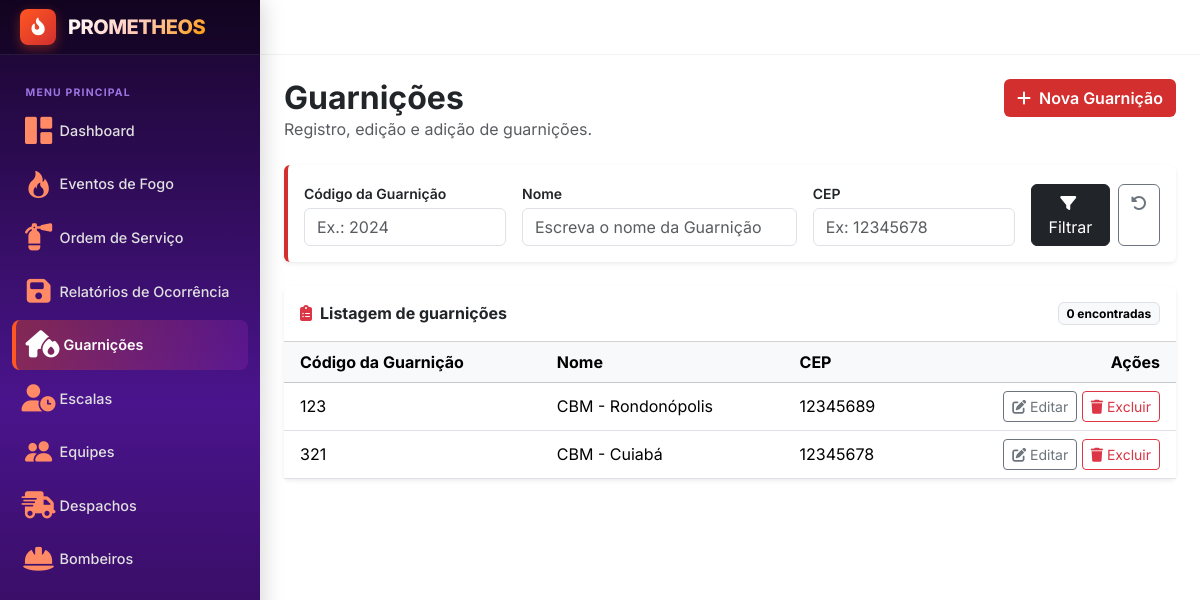
The page /guarnicoes on the database as committed earlier.
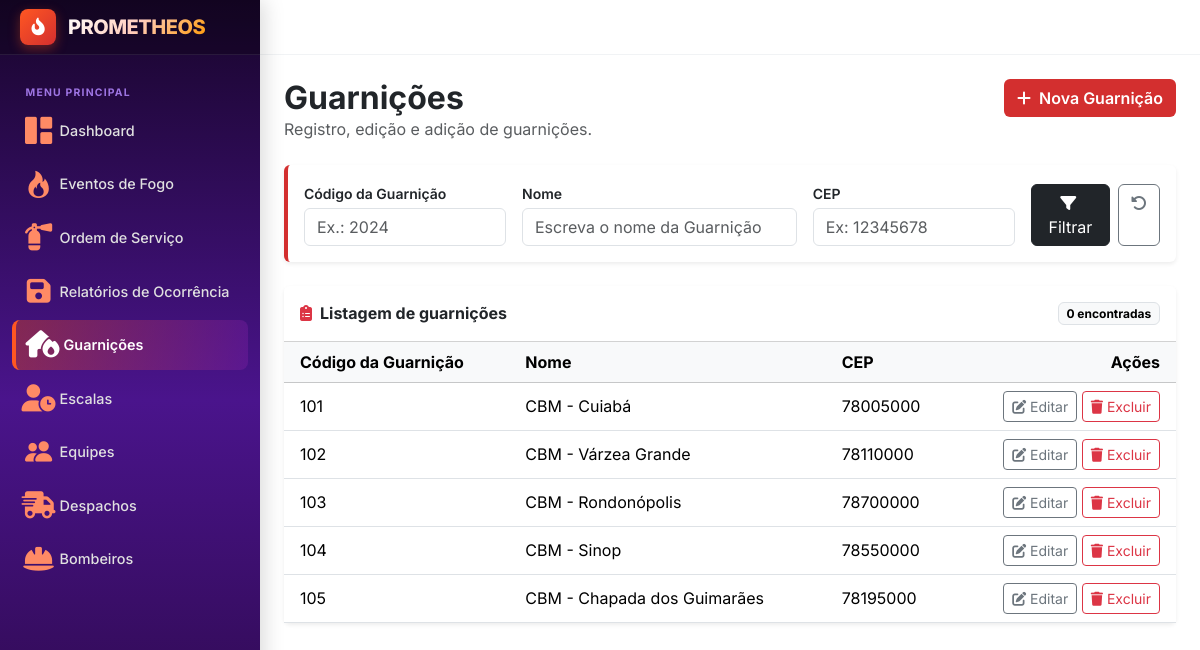
The same page on the database as committed later.
### gestao/models.py (models this page shows, shortened)
class Guarnicao(models.Model):
    num_regex = RegexValidator(
        regex=r'^\d+$',
        message='Digite o CEP',
        code='invalid_digits'
    )
    id = models.IntegerField(primary_key=True)
    codigo = models.IntegerField()
    nome = models.CharField(max_length=50)
    cep = models.CharField(max_length=8, validators=[num_regex])

### gestao/views.py (the view)
# urls.py: path('guarnicoes', views.guarnicao, name='guarnicao'),
def guarnicao(request):
    guarnicoes = Guarnicao.objects.all().order_by("codigo")
    filtros = {
        "codigo" : request.GET.get("codigo", ""),
        "nome" : request.GET.get("nome", ""),
        "cep" : request.GET.get("cep", "")
    }
    if filtros["codigo"]:
        guarnicoes = guarnicoes.filter(codigo=filtros["codigo"])
    if filtros["nome"]:
        guarnicoes = guarnicoes.filter(nome__icontains=filtros["nome"])
    if filtros["cep"]:
        guarnicoes = guarnicoes.filter(cep=filtros["cep"])
    contexto = {
        "guarnicoes" : guarnicoes,
        "filtros" : filtros
    }
    return render(request, 'gestao/guarnicoes.html', contexto)

### templates/gestao/guarnicoes.html (shortened to what this page needs)
{% extends "layout.html" %}
{% block content %}
<div class="d-flex flex-wrap align-items-start justify-content-between gap-3 mb-4">
    <div>
        <h1 class="h2 fw-bold mb-0">Guarnições</h1>
        <p class="text-muted mb-0">Registro, edição e adição de guarnições.</p>
    </div>
    <a href="{% url 'adicionaGuarnicao' %}" class="btn text-white fw-semibold" style="background-color: #D32F2F;">
        <i class="fa-solid fa-plus me-1"></i> Nova Guarnição
    </a>
</div>
<div class="card border-0 shadow-sm mb-4" style="border-left: 4px solid #D32F2F !important;">
    <div class="card-body p-3">
        <form method="get" class="row g-3 align-items-end">
            <div class="col-12 col-md-3">
                <label for="filtro-codigo" class="form-label small fw-semibold mb-1">Código da Guarnição</label>
                <input type="text" class="form-control" id="filtro-codigo" name="codigo"
                       placeholder="Ex.: 2024" value="{{ filtros.codigo }}">
            </div>
            <div class="col-12 col-md-4">
                <label for="filtro-descricao" class="form-label small fw-semibold mb-1">Nome</label>
                <input type="text" class="form-control" id="filtro-nome" name="nome"
                       placeholder="Escreva o nome da Guarnição" value="{{ filtros.nome }}">
            </div>
            <div class="col-12 col-md-3">
                <label for="filtro-cep" class="form-label small fw-semibold mb-1">CEP</label>
                <input type="text" class="form-control" id="filtro-cep" name="cep"
                        placeholder="Ex: 12345678" value="{{ filtros.cep }}">
            </div>
            <div class="col-12 col-md-2 d-flex gap-2">
                <button type="submit" class="btn btn-dark w-100">
                    <i class="fa-solid fa-filter me-1"></i> Filtrar
                </button>
                <a href="{% url 'guarnicao' %}" class="btn btn-outline-secondary" title="Limpar filtros" aria-label="Limpar filtros">
                    <i class="fa-solid fa-rotate-left"></i>
                </a>
            </div>
        </form>
    </div>
</div>
<div class="card border-0 shadow-sm">
    <div class="card-header bg-white d-flex align-items-center justify-content-between py-3">
        <h2 class="h6 fw-bold mb-0">
            <i class="fa-solid fa-clipboard-list text-danger me-2"></i>Listagem de guarnições
        </h2>
        <span class="badge text-bg-light border">{{ ordens|length }} encontrada{{ ordens|length|pluralize }}</span>
    </div>
    <div class="table-responsive">
        <table class="table table-hover align-middle mb-0">
            <thead class="table-light">
                <tr>
                    <th scope="col" class="ps-3">Código da Guarnição</th>
                    <th scope="col">Nome</th>
                    <th scope="col">CEP</th>
                    <th scope="col" class="text-end pe-3">Ações</th>
                </tr>
            </thead>
            <tbody>
                {% for guarnicao in guarnicoes %}
                <tr>
                    <td class="ps-3">{{ guarnicao.codigo }}</td>
                    <td>{{ guarnicao.nome|truncatechars:40 }}</td>
                    <td>{{ guarnicao.cep }}</td>
                    <td class="text-end pe-3 text-nowrap">
                        <a href="{% url 'editaGuarnicao' guarnicao.id %}" class="btn btn-sm btn-outline-secondary"
                           title="Editar" aria-label="Editar OS {{ relatorio.id }}">
                            <i class="fa-solid fa-pen-to-square"></i> Editar
                        </a>
                        <a href="{% url 'excluirGuarnicao' guarnicao.id %}" class="btn btn-sm btn-outline-danger"
                           onclick="return confirm('Excluir Guarnição?');"
                           title="Excluir" aria-label="Excluir RO {{ relatorio.id }}">
                            <i class="fa-solid fa-trash"></i> Excluir
                        </a>
                    </td>
                </tr>
                {% endfor %}
            </tbody>
        </table>
    </div>
</div>
{% endblock %}

### templates/layout.html (shortened to what this page needs)
<!DOCTYPE html>
<html lang="pt-BR">
<head>
    <link href="https://cdn.jsdelivr.net/npm/bootstrap@5.3.2/dist/css/bootstrap.min.css" rel="stylesheet">
    <link rel="stylesheet" href="https://cdn.jsdelivr.net/npm/bootstrap-icons@1.11.3/font/bootstrap-icons.min.css">
    <link rel="stylesheet" href="https://cdnjs.cloudflare.com/ajax/libs/font-awesome/6.5.1/css/all.min.css">
</head>
<body>
    <div class="wrapper">
        <nav id="sidebar">
            <div class="sidebar-brand-wrapper">
                <a href="{% url 'dashboard' %}" class="sidebar-brand">
                    <div class="brand-icon">
                        <i class="fa-solid fa-fire-flame-curved"></i>
                    </div>
                    <span class="brand-text">PROMETHEOS</span>
                </a>
            </div>
            <div class="sidebar-menu">
                <div class="menu-header">Menu Principal</div>
                <a href="{% url 'dashboard' %}"
                class="nav-item-link {% if request.resolver_match.url_name == 'dashboard' %}active{% endif %}"
                title="Início">
                    <i class="bi bi-grid-1x2-fill"></i>
                    <span class="link-text">Dashboard</span>
                </a>
                <a href="{% url 'eventoFogo'%}"
                class="nav-item-link {% if 'eventoFogo' in request.resolver_match.url_name %}active{% endif %}"
                title="Ocorrências">
                    <i class="bi bi-fire"></i>
                    <span class="link-text">Eventos de Fogo</span>
                </a>
                <a href="{% url 'ordemServico'%}"
                class="nav-item-link {% if 'ordemServico' in request.resolver_match.url_name %}active{% endif %}"
                title="Ocorrências">
                    <i class="fa-solid fa-fire-extinguisher"></i>
                    <span class="link-text">Ordem de Serviço</span>
                </a>
                <a href="{% url 'relatorioOcorrencia'%}"
                class="nav-item-link {% if 'relatorioOcorrencia' in request.resolver_match.url_name %}active{% endif %}"
                title="Ocorrências">
                    <i class="fa-solid fa-floppy-disk"></i>
                    <span class="link-text">Relatórios de Ocorrência</span>
                </a>
                <a href="{% url 'guarnicao'%}"
                class="nav-item-link {% if 'guarnicao' in request.resolver_match.url_name %}active{% endif %}"
                title="Ocorrências">
                    <i class="fa-solid fa-house-fire"></i>
                    <span class="link-text">Guarnições</span>
                </a>
                <a href="{% url 'escala' %}"
                class="nav-item-link {% if 'escala' in request.resolver_match.url_name %}active{% endif %}"
                title="Ocorrências">
                    <i class="fa-solid fa-user-clock"></i>
                    <span class="link-text">Escalas</span>
                </a>
                <a href="{% url 'equipe' %}"
                class="nav-item-link {% if 'equipe' in request.resolver_match.url_name %}active{% endif %}"
                title="Ocorrências">
                    <i class="bi bi-people-fill"></i>
                    <span class="link-text">Equipes</span>
                </a>
                <a href="{% url 'despacho' %}"
                class="nav-item-link {% if 'despacho' in request.resolver_match.url_name %}active{% endif %}"
                title="Ocorrências">
                    <i class="fa-solid fa-truck-fast"></i>
                    <span class="link-text">Despachos</span>
                </a>
                <a href="{% url 'bombeiro' %}"
                class="nav-item-link {% if 'bombeiro' in request.resolver_match.url_name %}active{% endif %}"
                title="Ocorrências">
                    <i class="fa-solid fa-helmet-safety"></i>
                    <span class="link-text">Bombeiros</span>
                </a>
            </div>
        </nav>
        <div id="content-wrapper">
            <header class="top-navbar"></header>
            <main id="main-content" class="flex-grow-1 p-4">
                {% block content %}
                {% endblock %}
            </main>

### templates/layout.html (style rules this page uses)
:root { --fire-red-dark: #D32F2F; --fire-red-primary: #E64A19; --fire-orange: #FF5722; --fire-amber: #FF9800; --purple-dark: #18052B; --purple-mid: #4A148C; --purple-light: #7B1FA2; --bg-main: #ffffff; --sidebar-width: 260px; --sidebar-collapsed-width: 80px; --topbar-height: 55px; }
body { font-family: 'Inter', -apple-system, BlinkMacSystemFont, "Segoe UI", Roboto, sans-serif; background-color: var(--bg-main); color: #212529; overflow-x: hidden; margin: 0; padding: 0; }
.wrapper { display: flex; width: 100%; min-height: 100vh; }
#sidebar { width: var(--sidebar-width); min-width: var(--sidebar-width); background: linear-gradient(180deg, var(--purple-dark) 0%, var(--purple-mid) 50%, #2A0845 100%); color: #ffffff; transition: all 0.3s cubic-bezier(0.4, 0, 0.2, 1); position: fixed; top: 0; bottom: 0; left: 0; z-index: 1000; box-shadow: 4px 0 20px rgba(0, 0, 0, 0.15); display: flex; flex-direction: column; }
.sidebar-brand-wrapper { height: var(--topbar-height); display: flex; align-items: center; justify-content: space-between; padding: 0 0.85rem 0 1.25rem; background-color: rgba(0, 0, 0, 0.25); border-bottom: 1px solid rgba(255, 255, 255, 0.08); overflow: hidden; }
.sidebar-brand { display: flex; align-items: center; text-decoration: none; white-space: nowrap; }
.brand-icon { width: 36px; height: 36px; min-width: 36px; border-radius: 8px; background: linear-gradient(135deg, var(--fire-orange), var(--fire-red-dark)); display: flex; align-items: center; justify-content: center; color: #ffffff; font-size: 1.1rem; box-shadow: 0 4px 12px rgba(230, 74, 25, 0.4); }
.brand-text { font-size: 1.25rem; font-weight: 800; margin-left: 0.75rem; background: linear-gradient(135deg, #ffffff 0%, #ffccbc 50%, #ff9800 100%); -webkit-background-clip: text; -webkit-text-fill-color: transparent; letter-spacing: -0.5px; transition: opacity 0.2s; }
.sidebar-menu { padding: 1rem 0.75rem; flex-grow: 1; overflow-y: auto; }
.sidebar-menu .menu-header { font-size: 0.65rem; font-weight: 700; text-transform: uppercase; letter-spacing: 1.2px; color: #b388ff; padding: 0.85rem 0.85rem 0.35rem; white-space: nowrap; opacity: 0.85; }
.nav-item-link { display: flex; align-items: center; padding: 0.7rem 0.85rem; color: #e0e0e0; text-decoration: none; border-radius: 0.5rem; font-weight: 500; font-size: 0.9rem; margin-bottom: 0.25rem; transition: all 0.2s ease; white-space: nowrap; }
.nav-item-link i { font-size: 1.7rem; width: 26px; min-width: 26px; display: flex; align-items: center; justify-content: center; color: #ff8a65; transition: color 0.2s ease; }
.nav-item-link .link-text { margin-left: 0.5rem; transition: opacity 0.2s; }
.nav-item-link.active { color: #ffffff; background: linear-gradient(90deg, rgba(230, 74, 25, 0.4) 0%, rgba(123, 31, 162, 0.4) 100%); border-left: 4px solid var(--fire-orange); font-weight: 600; }
.nav-item-link.active i { color: #ffffff; }
#content-wrapper { margin-left: var(--sidebar-width); width: calc(100% - var(--sidebar-width)); min-height: 100vh; background-color: var(--bg-main); transition: all 0.3s cubic-bezier(0.4, 0, 0.2, 1); display: flex; flex-direction: column; }
.top-navbar { height: var(--topbar-height); background-color: #ffffff; border-bottom: 1px solid #f1f3f5; padding: 0 1.5rem; display: flex; align-items: center; justify-content: flex-start; position: sticky; top: 0; z-index: 999; }

Rows that differ between the two databases and show on the page:
removed Guarnicao: codigo "123", nome "CBM - Rondonópolis", cep "12345689"
removed Guarnicao: codigo "321", nome "CBM - Cuiabá", cep "12345678"
added Guarnicao: codigo "101", nome "CBM - Cuiabá", cep "78005000"
added Guarnicao: codigo "102", nome "CBM - Várzea Grande", cep "78110000"
added Guarnicao: codigo "103", nome "CBM - Rondonópolis", cep "78700000"
added Guarnicao: codigo "104", nome "CBM - Sinop", cep "78550000"
added Guarnicao: codigo "105", nome "CBM - Chapada dos Guimarães", cep "78195000"
